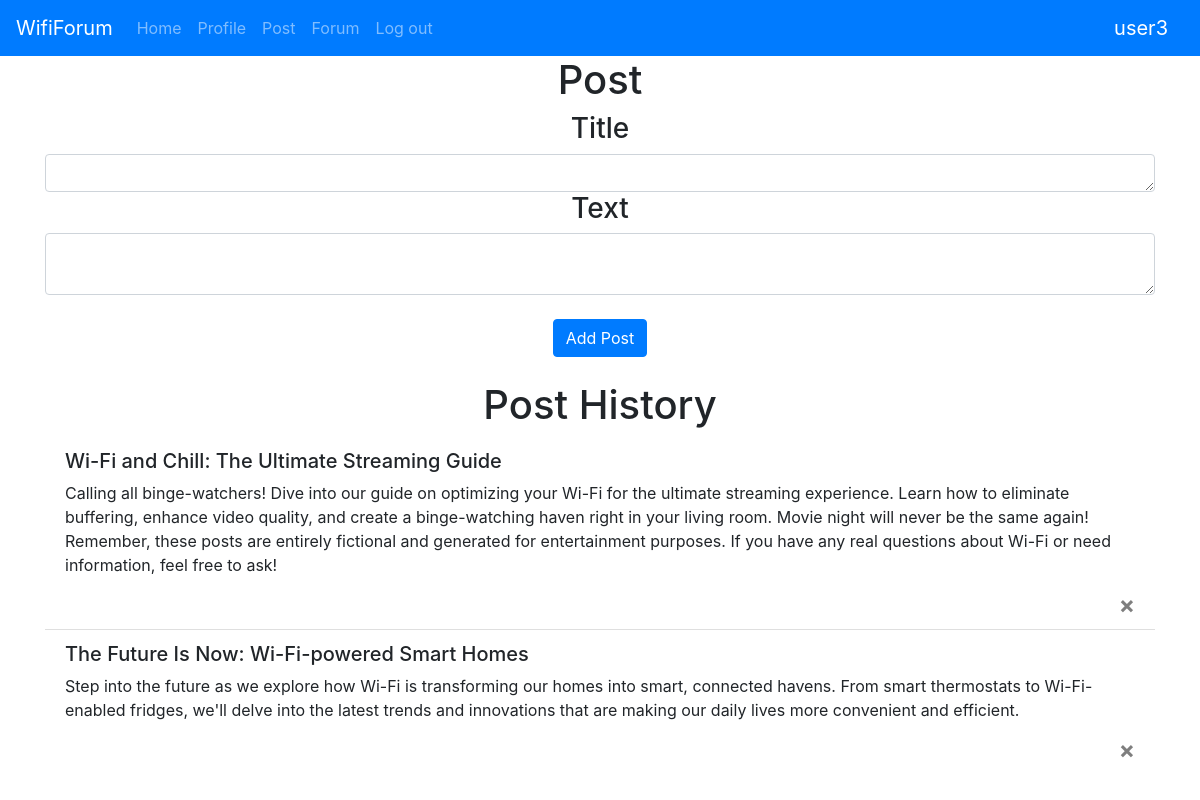
/post (signed in), run on the app's committed database.
### website/models.py (models this page shows)
class User(db.Model, UserMixin):
    id = db.Column(db.Integer, primary_key=True)
    email = db.Column(db.String(150), unique=True)
    password = db.Column(db.String(150))
    username = db.Column(db.String(150), unique=True)
    credit = db.Column(db.Integer)
    posts = db.relationship('Post')

class Post(db.Model):
    id = db.Column(db.Integer, primary_key=True)
    username = db.Column(db.String(150))
    title = db.Column(db.String(255))
    content = db.Column(db.Text)
    date = db.Column(db.DateTime(timezone=True), default=func.now())
    user_id = db.Column(db.Integer, db.ForeignKey('user.id'))
    credit = db.Column(db.Integer)

### website/views.py (the view)
@view.route('/post', methods=['GET', 'POST'])
@login_required
def posts():
    if request.method == 'POST':
        post_title = request.form.get('title')
        post_text = request.form.get('text')
        new_post = Post(title=post_title, content=post_text, user_id=current_user.id, username=current_user.username, credit=0)
        db.session.add(new_post)
        db.session.commit()
    return render_template('post.html', user=current_user)

### website/__init__.py (called while the page is built)
def create_app():
    app = Flask(__name__)
    app.config['SECRET_KEY'] = 'abc' #Dit zorgt voor een encryptie van de data cookies en sessie data, je kan dit ook gwn disablen als het problemen veroorzaakt
    app.config['SQLALCHEMY_DATABASE_URI'] = f'sqlite:///{DB_NAME}'
    db.init_app(app)
    from .views import view
    from .auth import auth
    app.register_blueprint(view, url_prefix='/')
    app.register_blueprint(auth, url_prefix='/')
    from .models import User, Post
    create_database(app)
    login_manager = LoginManager()
    login_manager.login_view = 'auth.login'
    login_manager.init_app(app)
    @login_manager.user_loader
    def load_user(id):
        return User.query.get(int(id))
    return app

### website/templates/post.html
{% extends "base.html" %} {% block title %}Forum{% endblock %} {% block
    content%}
    <h1 align="center">Post</h1>
    <form method="POST">
      <h3 align="center">Title</h3>
      <textarea name="title" id="title" class="form-control" rows="1"></textarea>
      <h3 align="center">Text</h3>
      <textarea name="text" id="text" class="form-control"></textarea>
      <br \ />
      <div align="center">
        <button type="submit" class="btn btn-primary">Add Post</button>
      </div>
    </form>
    <br>
    <h1 align="center">Post History</h1>
    <ul class="list-group list-group-flush" id="Posts">
        {% for post in user.posts %}
        <div class="list-group-item">
          <h5>{{ post.title }}</h5>
          <p>{{ post.content }}</p>
          <button type="button" class="close" onClick="deletePost({{ post.id }})">
            <span aria-hidden="true">&times;</span>
          </button>
        </div>
        {% endfor %}
      </ul>
    {% endblock %} request.form.get('post_title')

### website/templates/base.html (shortened to what this page needs)
<!DOCTYPE html>
<html>
  <head>
    <link
      rel="stylesheet"
      href="https://stackpath.bootstrapcdn.com/bootstrap/4.4.1/css/bootstrap.min.css"
    />
    <link
      rel="stylesheet"
      href="https://stackpath.bootstrapcdn.com/font-awesome/4.7.0/css/font-awesome.min.css"
    />
  </head>
  <body>
    <nav class="navbar navbar-expand-lg navbar-dark bg-primary">
      <a class="navbar-brand" href="#">WifiForum</a>
      <div class="'collapse navbar-collapse" id="navbar">
        <div class="navbar-nav">
          {% if user.is_authenticated %}
          <a class="nav-item nav-link" id="home" href="/"> Home </a>
          <a class="nav-item nav-link" id="profile" href="/profile">
            Profile
          </a>
          <a class="nav-item nav-link" id="post" href="/post"> Post </a>
          <a class="nav-item nav-link" id="logout" href="/forum"> Forum </a>
          <a class="nav-item nav-link" id="logout" href="/logout"> Log out </a>
          {% else %}
          <a class="nav-item nav-link" id="home" href="/"> Home </a>
          <a class="nav-item nav-link" id="login" href="/login"> Login </a>
          <a class="nav-item nav-link" id="sign-up" href="/signup"> Signup </a>
          {% endif %}
        </div>
      </div>
      <div class="topnav-right">
        {% if user.is_authenticated %}
        <a class="navbar-brand" href="/profile">{{user.username}}</a>
        {% endif %}
      </div>
    </nav>
    <div class="container">{%block content%} {%endblock %}</div>
  </body>
</html>

### data on the page
User: username "user3"
Post: title "Wi-Fi and Chill: The Ultimate Streaming Guide", content "Calling all binge-watchers! Dive into our guide on optimizing your Wi-Fi for the ultimate streaming experience. Learn how to eliminate buffering, enhance video quality, and create a binge-watching haven right in your living room. Movie night will never be the same again! Remember, these posts are entirely fictional and generated for entertainment purposes. If you have any real questions about Wi-Fi or need information, feel free to ask!"
Post: title "The Future Is Now: Wi-Fi-powered Smart Homes", content "Step into the future as we explore how Wi-Fi is transforming our homes into smart, connected havens. From smart thermostats to Wi-Fi-enabled fridges, we'll delve into the latest trends and innovations that are making our daily lives more convenient and efficient."
